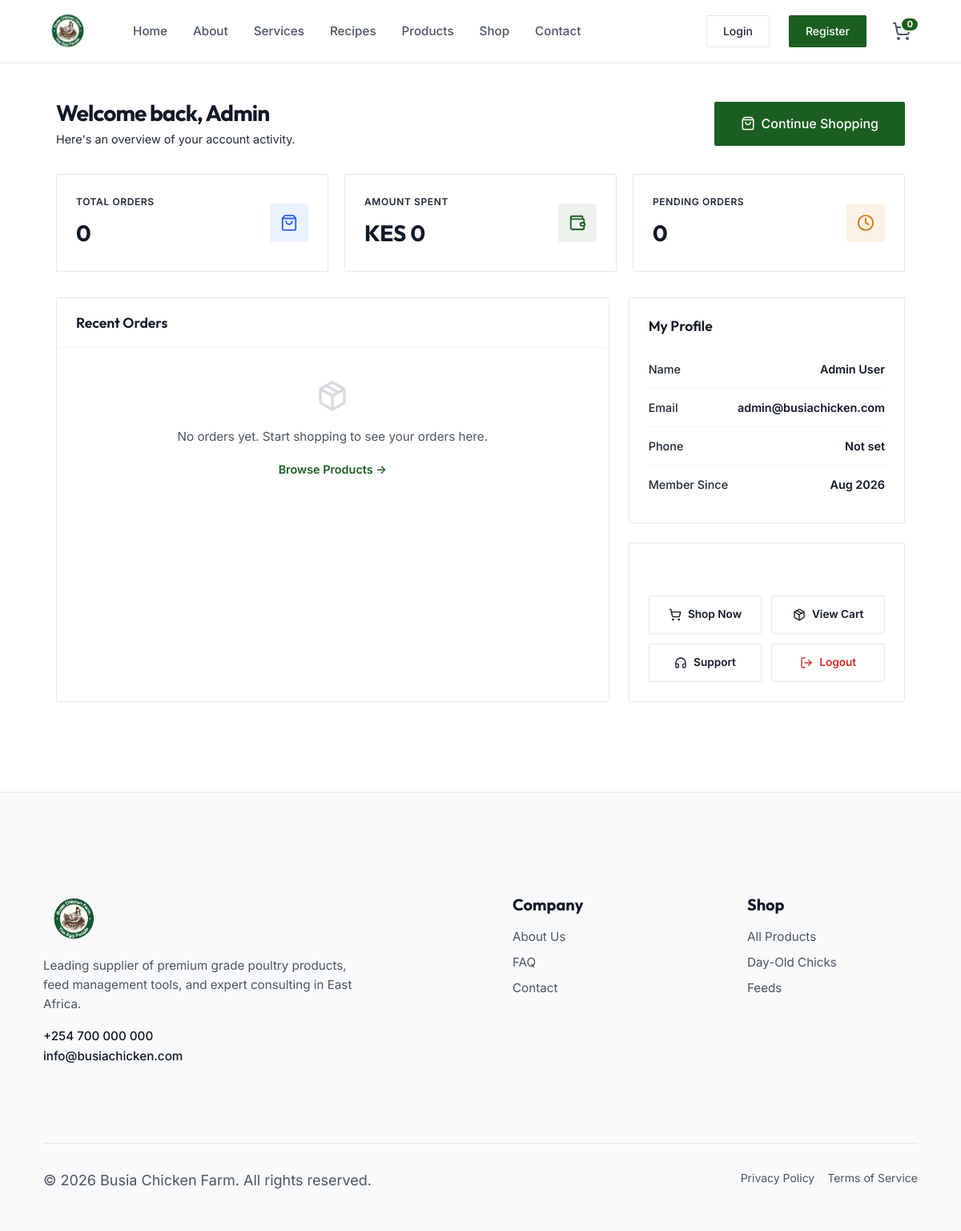
The page /Frontend/pages/dashboard.php (signed in) on the database its author committed.
### tables this page shows
CREATE TABLE `users` (
    `id` INT AUTO_INCREMENT PRIMARY KEY,
    `username` VARCHAR(50) NOT NULL UNIQUE,
    `email` VARCHAR(100) NOT NULL UNIQUE,
    `password_hash` VARCHAR(255) NOT NULL,
    `role` ENUM('super_admin', 'farm_manager', 'customer') DEFAULT 'customer',
    `first_name` VARCHAR(50),
    `last_name` VARCHAR(50),
    `phone_number` VARCHAR(15),
    `created_at` TIMESTAMP DEFAULT CURRENT_TIMESTAMP,
    `updated_at` TIMESTAMP DEFAULT CURRENT_TIMESTAMP ON UPDATE CURRENT_TIMESTAMP
);

CREATE TABLE IF NOT EXISTS site_settings (
    setting_key VARCHAR(100) PRIMARY KEY,
    setting_value TEXT,
    updated_at TIMESTAMP DEFAULT CURRENT_TIMESTAMP ON UPDATE CURRENT_TIMESTAMP
);

### Frontend/includes/config.php (called while the page is built, shortened)
<?php
function getDB(): ?PDO {
    if (!empty($GLOBALS['pdo'])) return $GLOBALS['pdo'];
    return $GLOBALS['pdo'];
}
function getSetting(string $key, string $default = ''): string {
    try {
        $pdo = getDB();
        $stmt = $pdo->prepare("SELECT setting_value FROM site_settings WHERE setting_key = ?");
        $stmt->execute([$key]);
        $result = $stmt->fetchColumn();
        return $result !== false ? (string)$result : $default;
    } catch (Exception $e) {
        return $default;
    }
}

### Frontend/pages/dashboard.php (the view, shortened to what this page needs)
<?php
include '../includes/header.php';
$pdo = getDB();
$user_id = (int)$_SESSION['user_id'];
$user = [];
if ($pdo) {
    try {
        $stmt = $pdo->prepare("SELECT * FROM users WHERE id = ?");
        $stmt->execute([$user_id]);
        $user = $stmt->fetch(PDO::FETCH_ASSOC) ?: [];
    } catch (Exception $e) {
        error_log("Dashboard user fetch: " . $e->getMessage());
    }
}
$total_orders = 0;
$total_spent = 0;
$pending_orders = 0;
if ($pdo) {
    try {
        $stmt = $pdo->prepare("SELECT COUNT(*) as cnt, COALESCE(SUM(total_amount), 0) as total FROM orders WHERE user_id = ?");
        $stmt->execute([$user_id]);
        $row = $stmt->fetch(PDO::FETCH_ASSOC);
        $total_orders = (int)$row['cnt'];
        $total_spent = (float)$row['total'];
        $stmt = $pdo->prepare("SELECT COUNT(*) FROM orders WHERE user_id = ? AND status IN ('pending', 'processing')");
        $stmt->execute([$user_id]);
        $pending_orders = (int)$stmt->fetchColumn();
    } catch (Exception $e) {
        error_log("Dashboard stats: " . $e->getMessage());
    }
}
$recent_orders = [];
if ($pdo) {
    try {
        $stmt = $pdo->prepare("SELECT o.*,
            (SELECT GROUP_CONCAT(p.name SEPARATOR ', ') FROM order_items oi JOIN products p ON oi.product_id = p.id WHERE oi.order_id = o.id LIMIT 3) as product_names
            FROM orders o WHERE o.user_id = ? ORDER BY o.created_at DESC LIMIT 5");
        $stmt->execute([$user_id]);
        $recent_orders = $stmt->fetchAll(PDO::FETCH_ASSOC);
    } catch (Exception $e) {
        error_log("Dashboard orders: " . $e->getMessage());
    }
}
?>
<div class="user-dash-container">
    <div class="user-dash-header">
        <div>
            <h1>Welcome back, <?php echo htmlspecialchars($user['first_name'] ?? $user['username'] ?? 'Customer'); ?></h1>
            <p>Here's an overview of your account activity.</p>
        </div>
        <a href="/Frontend/pages/shop.php" class="btn btn-primary" style="border-radius: var(--radius-sm); display: inline-flex; align-items: center; gap: 8px;">
            <i data-lucide="shopping-bag" style="width: 18px; height: 18px;"></i>
            <span>Continue Shopping</span>
        </a>
    </div>
    <div class="user-kpi-grid">
        <div class="user-kpi-card">
            <div>
                <small>Total Orders</small>
                <strong><?php echo $total_orders; ?></strong>
            </div>
            <div class="user-kpi-icon" style="background: rgba(59, 130, 246, 0.1); color: #2563eb;">
                <i data-lucide="shopping-bag" style="width: 22px; height: 22px;"></i>
            </div>
        </div>
        <div class="user-kpi-card">
            <div>
                <small>Amount Spent</small>
                <strong>KES <?php echo number_format($total_spent); ?></strong>
            </div>
            <div class="user-kpi-icon" style="background: rgba(27, 94, 32, 0.08); color: #1B5E20;">
                <i data-lucide="wallet" style="width: 22px; height: 22px;"></i>
            </div>
        </div>
        <div class="user-kpi-card">
            <div>
                <small>Pending Orders</small>
                <strong><?php echo $pending_orders; ?></strong>
            </div>
            <div class="user-kpi-icon" style="background: rgba(217, 119, 6, 0.1); color: #d97706;">
                <i data-lucide="clock" style="width: 22px; height: 22px;"></i>
            </div>
        </div>
    </div>
    <div class="user-main-grid">
        <div class="user-card" style="padding: 0; overflow: hidden;">
            <div style="padding: 20px 24px; border-bottom: 1px solid var(--gray-100); display: flex; justify-content: space-between; align-items: center;">
                <h3 style="margin: 0;">Recent Orders</h3>
            </div>
            <div style="padding: 0 24px;">
                <?php if (!empty($recent_orders)): ?>
                    <?php foreach ($recent_orders as $order): ?>
                    <?php
                        $badge = 'user-badge-pending';
                        $s = strtolower($order['status']);
                        if ($s === 'completed' || $s === 'delivered') $badge = 'user-badge-completed';
                        elseif ($s === 'cancelled') $badge = 'user-badge-cancelled';
                        elseif ($s === 'picking' || $s === 'packing' || $s === 'production' || $s === 'dispatch') $badge = 'user-badge-processing';
                        elseif ($s === 'shipped') $badge = 'user-badge-shipped';
                        elseif ($s === 'paid') $badge = 'user-badge-paid';
                    ?>
                    <div class="user-order-row">
                        <div style="flex: 1; min-width: 0;">
                            <div style="font-weight: 600; color: var(--dark); font-size: 0.9rem;">
                                Order #<?php echo htmlspecialchars($order['order_number']); ?>
                            </div>
                            <div style="font-size: 0.8rem; color: var(--gray-500); margin-top: 2px; white-space: nowrap; overflow: hidden; text-overflow: ellipsis;">
                                <?php echo htmlspecialchars($order['product_names'] ?? 'Items'); ?>
                            </div>
                        </div>
                        <div style="text-align: right; flex-shrink: 0;">
                            <div style="font-weight: 600; color: var(--dark); font-size: 0.9rem;">
                                KES <?php echo number_format((float)$order['total_amount']); ?>
                            </div>
                            <span class="user-badge <?php echo $badge; ?>" style="margin-top: 4px; display: inline-block;">
                                <?php echo ucfirst($order['status']); ?>
                            </span>
                        </div>
                    </div>
                    <?php endforeach; ?>
                <?php else: ?>
                    <div style="padding: 40px 0; text-align: center; color: var(--gray-400);">
                        <i data-lucide="package" style="width: 40px; height: 40px; margin-bottom: 12px; opacity: 0.4;"></i>
                        <p style="margin: 0; font-size: 0.95rem;">No orders yet. Start shopping to see your orders here.</p>
                        <a href="/Frontend/pages/shop.php" style="display: inline-block; margin-top: 16px; color: var(--primary); font-weight: 600; font-size: 0.9rem;">Browse Products →</a>
                    </div>
                <?php endif; ?>
            </div>
        </div>
        <div style="display: flex; flex-direction: column; gap: 24px;">
            <div class="user-card">
                <h3>My Profile</h3>
                <div class="user-profile-field">
                    <span class="label">Name</span>
                    <span class="value"><?php echo htmlspecialchars(trim(($user['first_name'] ?? '') . ' ' . ($user['last_name'] ?? '')) ?: 'Not set'); ?></span>
                </div>
                <div class="user-profile-field">
                    <span class="label">Email</span>
                    <span class="value"><?php echo htmlspecialchars($user['email'] ?? '—'); ?></span>
                </div>
                <div class="user-profile-field">
                    <span class="label">Phone</span>
                    <span class="value"><?php echo htmlspecialchars($user['phone_number'] ?? 'Not set'); ?></span>
                </div>
                <div class="user-profile-field">
                    <span class="label">Member Since</span>
                    <span class="value"><?php echo isset($user['created_at']) ? date('M Y', strtotime($user['created_at'])) : '—'; ?></span>
                </div>
            </div>
            <div class="user-card">
                <div class="user-quick-actions">
                    <a href="/Frontend/pages/shop.php" class="user-action-btn">
                        <i data-lucide="shopping-cart" style="width: 16px; height: 16px;"></i>
                        Shop Now
                    </a>
                    <a href="/Frontend/pages/cart.php" class="user-action-btn">
                        <i data-lucide="package" style="width: 16px; height: 16px;"></i>
                        View Cart
                    </a>
                    <a href="/Frontend/pages/contact.php" class="user-action-btn">
                        <i data-lucide="headphones" style="width: 16px; height: 16px;"></i>
                        Support
                    </a>
                    <a href="/Frontend/pages/logout.php" class="user-action-btn" style="color: #dc2626;">
                        <i data-lucide="log-out" style="width: 16px; height: 16px;"></i>
                        Logout
                    </a>
                </div>
            </div>
        </div>
    </div>
</div>
<?php include '../includes/footer.php'; ?>

### Frontend/includes/footer.php (shortened to what this page needs)
<?php
$site_name = function_exists('getSetting') ? getSetting('farm_name', 'Busia Chicken Farm') : 'Busia Chicken Farm';
$site_email = function_exists('getSetting') ? getSetting('farm_email', 'info@busiachicken.com') : 'info@busiachicken.com';
$site_phone = function_exists('getSetting') ? getSetting('farm_phone', '+254 727 585 599') : '+254 727 585 599';
?>
    <footer style="background-color: var(--gray-50); color: var(--gray-600); padding: var(--space-4xl) 0 var(--space-xl); border-top: 1px solid var(--gray-200);">
        <div class="container">
            <div style="display: grid; grid-template-columns: repeat(auto-fit, minmax(200px, 1fr)); gap: var(--space-3xl); margin-bottom: var(--space-3xl);">
                <div style="grid-column: span 2;">
                    <div style="display: flex; align-items: center; gap: 12px; margin-bottom: var(--space-md);">
                        <img src="/Frontend/images/busia logo.png" alt="Busia Chicken Farm Logo" style="height: 60px; width: auto; object-fit: contain;">
                    </div>
                        <p style="font-size: 0.95rem; margin-bottom: var(--space-md); max-width: 400px;">
                            Leading supplier of premium grade poultry products, feed management tools, and expert consulting in East Africa.
                        </p>
                        <p style="font-size: 0.95rem; color: var(--dark); font-weight: 500;">
                        <?php echo htmlspecialchars($site_phone, ENT_QUOTES, 'UTF-8'); ?><br>
                        <?php echo htmlspecialchars($site_email, ENT_QUOTES, 'UTF-8'); ?>
                        </p>
                </div>
                <div>
                    <h4 style="color: var(--dark); margin-bottom: var(--space-md);">Company</h4>
                    <ul style="list-style: none; display: flex; flex-direction: column; gap: var(--space-sm); font-size: 0.95rem;">
                        <li><a href="/Frontend/pages/about.php" style="color: var(--gray-600);">About Us</a></li>
                        <li><a href="/Frontend/pages/faq.php" style="color: var(--gray-600);">FAQ</a></li>
                        <li><a href="/Frontend/pages/contact.php" style="color: var(--gray-600);">Contact</a></li>
                    </ul>
                </div>
                <div>
                    <h4 style="color: var(--dark); margin-bottom: var(--space-md);">Shop</h4>
                    <ul style="list-style: none; display: flex; flex-direction: column; gap: var(--space-sm); font-size: 0.95rem;">
                        <li><a href="/Frontend/pages/products.php" style="color: var(--gray-600);">All Products</a></li>
                        <li><a href="/Frontend/pages/shop.php?category=chicks" style="color: var(--gray-600);">Day-Old Chicks</a></li>
                        <li><a href="/Frontend/pages/shop.php?category=feeds" style="color: var(--gray-600);">Feeds</a></li>
                    </ul>
                </div>
            </div>
            <div style="border-top: 1px solid var(--gray-200); padding-top: var(--space-xl); display: flex; justify-content: space-between; flex-wrap: wrap; font-size: 0.875rem;">
                <p>&copy; <?php echo date('Y'); ?> <?php echo htmlspecialchars($site_name, ENT_QUOTES, 'UTF-8'); ?>. All rights reserved.</p>
                <div style="display: flex; gap: var(--space-md);">
                    <a href="#" style="color: var(--gray-600);">Privacy Policy</a>
                    <a href="#" style="color: var(--gray-600);">Terms of Service</a>
                </div>
            </div>
        </div>
    </footer>
</body>
</html>

### rows shown on the page
users: first_name "Admin", first_name+last_name "Admin User", email "admin@busiachicken.com", phone_number "Not set", created_at "Aug 2026"
site_settings: setting_value "+254 700 000 000"
site_settings: setting_value "info@busiachicken.com"
site_settings: setting_value "Busia Chicken Farm"

### other values the page prints
$total_orders "0"
$total_spent "0"
$pending_orders "0"
